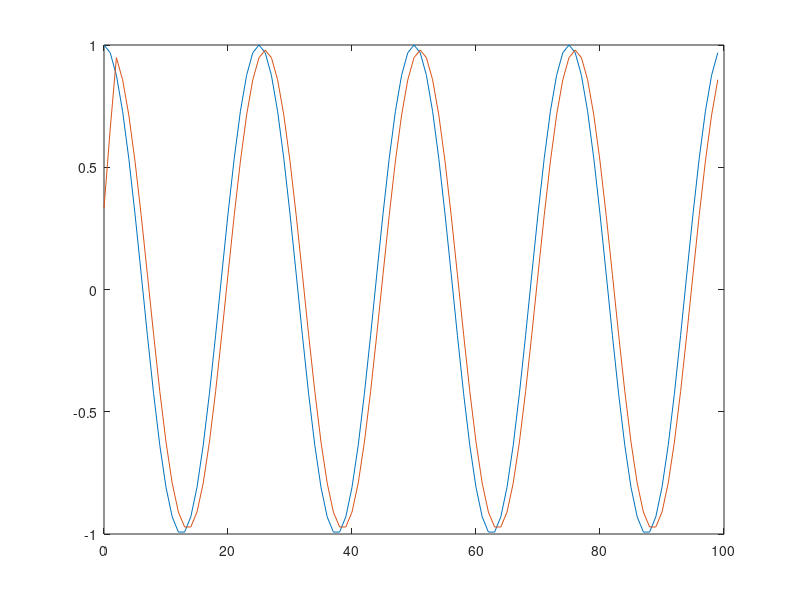

The MATLAB source for this figure:
% The Template from
% Part A. Overview of an FIR System

clear;

M = 99;
nn = 0:M; %<--discrete-time indices
xx = cos( 0.08*pi*nn ); %<--Input signal
bb = [1/3 1/3 1/3]; %<--Filter impulse response
yy = conv(bb, xx); %<--Compute the output

plot(nn, xx);
hold on
plot(nn, yy(nn+1));
